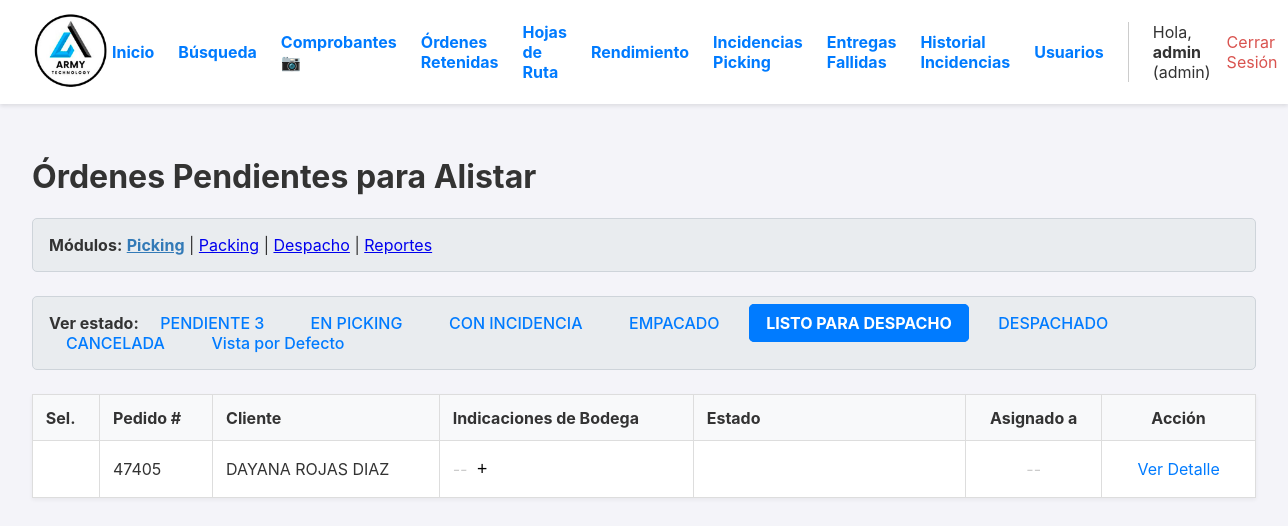
Page /?estado=LISTO_PARA_DESPACHO (signed in) on the earlier database version.
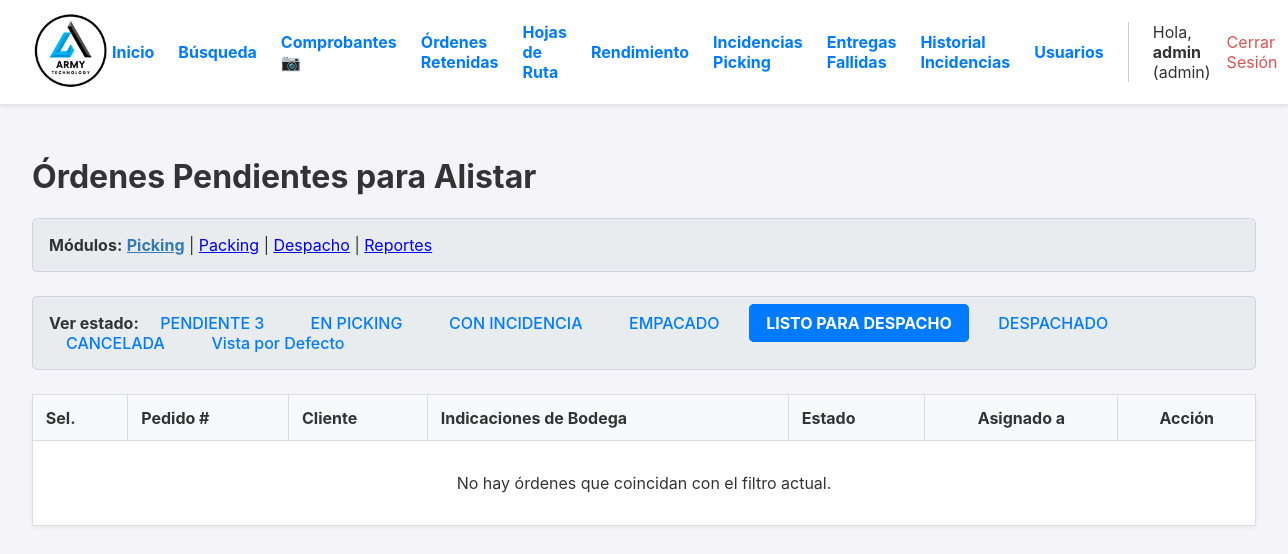
Same page on the later database version.
### app.py (models this page shows, shortened)
class Orden(db.Model):
    id = db.Column(db.Integer, primary_key=True)
    numero_pedido = db.Column(db.String(50), unique=True, nullable=False)
    cliente_nombre = db.Column(db.String(200), nullable=False)
    cliente_direccion = db.Column(db.String(300), nullable=True)
    estado = db.Column(db.String(30), nullable=False, default='PENDIENTE')
    fecha_creacion = db.Column(db.DateTime, nullable=False, default=datetime.datetime.utcnow)
    lote_id = db.Column(db.Integer, db.ForeignKey('lote_picking.id'), nullable=True)
    items = db.relationship('ItemOrden', backref='orden', lazy=True, cascade="all, delete-orphan")
    fecha_inicio_picking = db.Column(db.DateTime, nullable=True)
    fecha_fin_picking = db.Column(db.DateTime, nullable=True)
    fecha_fin_packing = db.Column(db.DateTime, nullable=True)
    fecha_despacho = db.Column(db.DateTime, nullable=True)
    packer_id = db.Column(db.Integer, db.ForeignKey('user.id', ondelete='SET NULL'), nullable=True)
    packer = db.relationship('User', foreign_keys=[packer_id])
    devolucion_confirmada = db.Column(db.Boolean, default=False, nullable=False)
    bultos = db.relationship('Bulto', backref='orden', cascade="all, delete-orphan")
    hoja_de_ruta_id = db.Column(db.Integer, db.ForeignKey('hoja_de_ruta.id'), nullable=True)
    destino_id = db.Column(db.Integer, db.ForeignKey('destino.id'), nullable=True)
    destino = db.relationship('Destino', backref='ordenes')
    guia_encomienda = db.Column(db.String(100), nullable=True)
    nota_entrega = db.Column(db.Text, nullable=True)
    fecha_entrega_final = db.Column(db.DateTime, nullable=True)
    nota_bodega = db.Column(db.Text, nullable=True)
    foto_guia_url = db.Column(db.String(500), nullable=True)

### app.py (the view, shortened to what this page needs)
@app.route('/')
@login_required
def dashboard():
    if current_user.role == 'conductor':
        return redirect(url_for('dashboard_conductor'))
    estados_posibles = ['PENDIENTE', 'EN_PICKING', 'CON_INCIDENCIA', 'EMPACADO', 'LISTO_PARA_DESPACHO', 'DESPACHADO', 'CANCELADA', 'RETENIDO']
    estado_filtro = request.args.get('estado')
    ordenes_canceladas_para_devolver = []
    query_base = db.select(Orden)
    if current_user.role == 'admin':
        if estado_filtro:
            query_base = query_base.where(Orden.estado == estado_filtro)
        else:
            query_base = query_base.where(Orden.estado.in_(['PENDIENTE', 'EN_PICKING']))
    ordenes = db.session.execute(query_base.order_by(Orden.fecha_creacion.desc())).scalars().all()
    operarios = db.session.execute(db.select(User).filter_by(role='operario').order_by(User.username)).scalars().all()
    return render_template('dashboard.html',
                           ordenes=ordenes,
                           operarios=operarios,
                           estados=estados_posibles,
                           filtro_actual=estado_filtro,
                           ordenes_a_devolver=ordenes_canceladas_para_devolver)

### app.py (called while the page is built)
@login_manager.user_loader
def load_user(user_id):
    return db.session.get(User, int(user_id))

### templates/dashboard.html (shortened to what the changed rows need)
{% extends "layout.html" %}
{% block content %}
    <h1>Órdenes Pendientes para Alistar</h1>
    <div class="filtros-container">
        <strong>Ver estado:</strong>
        <a href="{{ url_for('dashboard', estado='PENDIENTE') }}" class="{{ 'activo' if (filtro_actual == 'PENDIENTE' or not filtro_actual and current_user.role != 'admin') else '' }}">
           PENDIENTE <span id="pendientes-badge" style="display: none;">0</span>
        </a>
        {% for estado in estados if estado != 'PENDIENTE' and estado != 'RETENIDO' %}
            <a href="{{ url_for('dashboard', estado=estado) }}" class="{{ 'activo' if filtro_actual == estado else '' }}">{{ estado.replace('_', ' ') }}</a>
        {% endfor %}
        <a href="{{ url_for('dashboard') }}" class="{{ 'activo' if not filtro_actual and current_user.role == 'admin' else '' }}">Vista por Defecto</a>
    </div>
    <table>
        <thead>
            <tr>
                <th>Sel.</th>
                <th>Pedido #</th>
                <th>Cliente</th>
                <th>Indicaciones de Bodega</th>
                <th>Estado</th>
                <th style="text-align: center;">Asignado a</th>
                <th style="text-align: center;">Acción</th>
            </tr>
        </thead>
        <tbody>
            {% for orden in ordenes %}
                <tr class="{{ 'orden-cancelada' if orden.estado == 'CANCELADA' else '' }}">
                    <td data-label="Seleccionar" style="text-align: center;">
                    </td>
                    <td data-label="Pedido #">{{ orden.numero_pedido }}</td>
                    <td data-label="Cliente">{{ orden.cliente_nombre }}</td>
                    <td data-label="Indicaciones de Bodega">
                        {% if orden.nota_bodega %}
                            <span class="nota-bodega-texto">{{ orden.nota_bodega }}</span>
                        {% else %}
                            <span class="nota-bodega-texto-vacia" style="color: #ccc; font-style: italic;">--</span>
                        {% endif %}
                        {% if current_user.role in ['admin', 'garantias'] %}
                            <form action="{{ url_for('editar_nota_bodega', orden_id=orden.id) }}" method="POST" style="display: inline; margin-left: 5px;" onsubmit="return editarNotaBodega(this, '{{ orden.numero_pedido }}');">
                                <button type="submit" style="background: none; border: none; cursor: pointer; font-size: 1.1rem; padding: 0;" title="Editar indicación de bodega">+</button>
                            </form>
                        {% endif %}
                    </td>
                    <td data-label="Estado">
                        <span class="estado estado-{{ orden.estado }}">{{ orden.estado.replace('_', ' ') }}</span>
                    </td>
                    <td data-label="Asignado a" style="text-align: center;">
                        {% if orden.lote and orden.lote.operario %}
                            <strong>{{ orden.lote.operario.username }}</strong>
                        {% else %}
                            <span style="color: #ccc;">--</span>
                        {% endif %}
                    </td>
                    <td data-label="Acción" style="text-align: center;">
                        {% if orden.estado == 'EN_PICKING' and orden.lote and (current_user.role == 'admin' or (orden.lote.operario and current_user.id == orden.lote.operario_id)) %}
                            <a href="{{ url_for('detalle_lote', lote_id=orden.lote_id) }}" class="action-link action-link-picking">Continuar Picking</a>
                        {% else %}
                            <a href="{{ url_for('detalle_orden', orden_id=orden.id) }}" class="action-link">Ver Detalle</a>
                        {% endif %}
                    </td>
                </tr>
            {% else %}
                <tr>
                    <td colspan="7" style="text-align: center; padding: 2em;">
                        No hay órdenes que coincidan con el filtro actual.
                    </td>
                </tr>
                {% endfor %}
        </tbody>
    </table>
{% endblock %}

Differences in the rows shown:
no longer on this page (row edited): Orden: numero_pedido "47405", cliente_nombre "DAYANA ROJAS DIAZ"
Other differences:
text now shown: "No hay órdenes que coincidan con el filtro actual."
